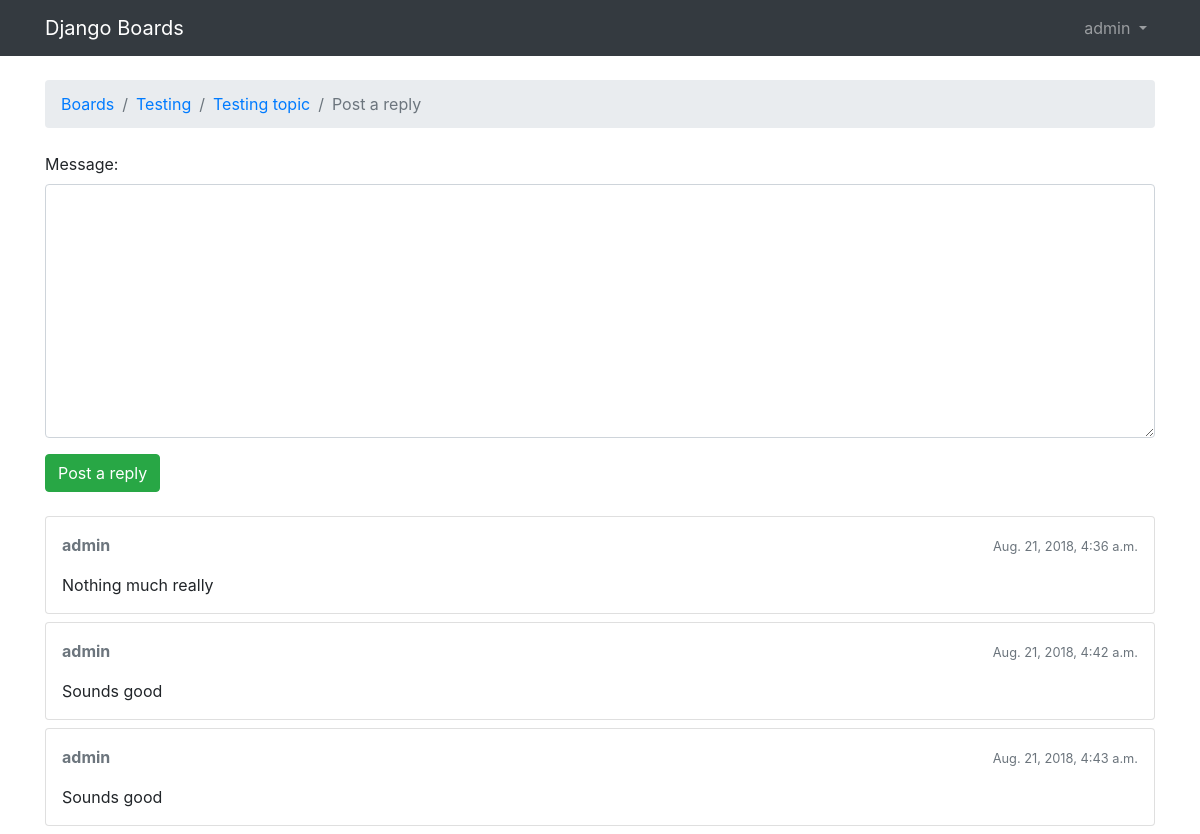
Screenshot of /boards/2/topics/5/reply/ (signed in) with the database file from the repository.
### boards/models.py (models this page shows, shortened)
class CustomUser(AbstractUser):
    pass

class Topic(models.Model):
    subject = models.CharField(max_length=255)
    last_updated = models.DateTimeField(auto_now_add=True)
    board = models.ForeignKey(Board, on_delete=models.CASCADE, related_name='topics')
    starter = models.ForeignKey(CustomUser, null=True, on_delete=models.CASCADE, related_name='topics')
    views = models.PositiveIntegerField(default=0)

class Board(models.Model):
    name = models.CharField(max_length=30, unique=True)
    description = models.CharField(max_length=100)

class Post(models.Model):
    message = models.TextField(max_length=4000)
    topic = models.ForeignKey(Topic, on_delete=models.CASCADE, related_name='posts')
    created_at = models.DateTimeField(auto_now_add=True)
    updated_at = models.DateTimeField(null=True)
    created_by = models.ForeignKey(CustomUser, null=True, on_delete=models.CASCADE, related_name='posts')
    updated_by = models.ForeignKey(CustomUser, null=True, on_delete=models.CASCADE, related_name='+')

### boards/views.py (the view)
# urls.py: path('boards/<int:pk>/topics/<int:topic_pk>/reply/', views.topic_reply, name="topic_reply"),
@login_required
def topic_reply(request, pk, topic_pk):
    topic = get_object_or_404(Topic, board__pk=pk, pk=topic_pk)
    if request.method == 'POST':
        form = PostForm(request.POST)
        if form.is_valid():
            post = form.save(commit=False)
            post.topic = topic
            post.created_by = request.user
            post.save()
            topic.last_updated = timezone.now()
            topic.save()
            return redirect('boards:topic_posts', pk=pk, topic_pk=topic_pk)
    else:
        form = PostForm()
    return render(request, 'topic_reply.html', {"topic": topic, "form": form})

### boards/forms.py
class PostForm(forms.ModelForm):
    class Meta:
        model = Post
        fields = ['message',]

### mysite/templatetags/form_tags.py (called while the page is built)
@register.filter
def input_class(bound_field):
    css_class = ''
    if bound_field.form.is_bound:
        if bound_field.errors:
            css_class = 'is-invalid'
        elif field_type(bound_field) != 'PasswordInput':
            css_class = 'is-valid'
    return 'form-control {}'.format(css_class)

### boards/templates/topic_reply.html (shortened to what this page needs)
{% extends 'base.html' %}
{% load static %}
{% block navbar %}
  <li class="breadcrumb-item"><a href="{% url 'boards:index' %}">Boards</a></li>
  <li class="breadcrumb-item"><a href="{% url 'boards:board_topics' topic.board.pk %}">{{ topic.board.name }}</a></li>
  <li class="breadcrumb-item"><a href="{% url 'boards:topic_posts' topic.board.pk topic.pk %}">{{ topic.subject }}</a></li>
  <li class="breadcrumb-item active">Post a reply</li>
{% endblock %}
{% block body %}
  <form method="post" class="mb-4">
    {% include 'components/form.html' %}
    <button type="submit" class="btn btn-success">Post a reply</button>
  </form>
  {% for post in topic.posts.all %}
    <div class="card mb-2">
      <div class="card-body p-3">
        <div class="row mb-3">
          <div class="col-6">
            <strong class="text-muted">{{ post.created_by.username }}</strong>
          </div>
          <div class="col-6 text-right">
            <small class="text-muted">{{ post.created_at }}</small>
          </div>
        </div>
        {{ post.message }}
      </div>
    </div>
  {% endfor %}
{% endblock %}

### mysite/templates/base.html (shortened to what this page needs)
{% load static %}<!DOCTYPE html>
<html>
<head>
  <link rel="stylesheet" href="{% static 'css/bootstrap.min.css' %}">
</head>
<body>
  <main>
      {%block main %}
      <nav class="navbar navbar-expand-sm navbar-dark bg-dark">
        <div class="container">
          <a class="navbar-brand" href="{% url 'boards:index' %}">Django Boards</a>
          <div class="collapse navbar-collapse" id="mainMenu">
            {% if user.is_authenticated %}
              <ul class="navbar-nav ml-auto">
                <li class="nav-item dropdown">
                  <a class="nav-link dropdown-toggle" href="#" id="userMenu" data-toggle="dropdown" aria-haspopup="true" aria-expanded="false">
                    {{ user.username }}
                  </a>
                </li>
              </ul>
            {% else %}
              <form class="form-inline ml-auto">
                <a href="{% url 'login' %}" class="btn btn-outline-secondary">Log in</a>
                <a href="{% url 'sign_up' %}" class="btn btn-primary ml-2">Sign up</a>
              </form>
            {% endif %}
          </div>
        </div>
      </nav>
      <div class="container">
          <ol class="breadcrumb my-4">
            {% block navbar %}
            {% endblock  %}
          </ol>
        {% block body %}
        {% endblock %}
      </div>
      {% endblock main %}
  </main>
</body>
</html>

### rows the page displays
CustomUser: username "admin"
Topic: board.name "Testing", subject "Testing topic"
Post: created_by.username "admin", created_at "Aug. 21, 2018, 4:36 a.m.", message "Nothing much really"
Post: created_by.username "admin", created_at "Aug. 21, 2018, 4:42 a.m.", message "Sounds good"
Post: created_by.username "admin", created_at "Aug. 21, 2018, 4:43 a.m.", message "Sounds good"

### other values shown
{{ field.label_tag }} "Message:"
